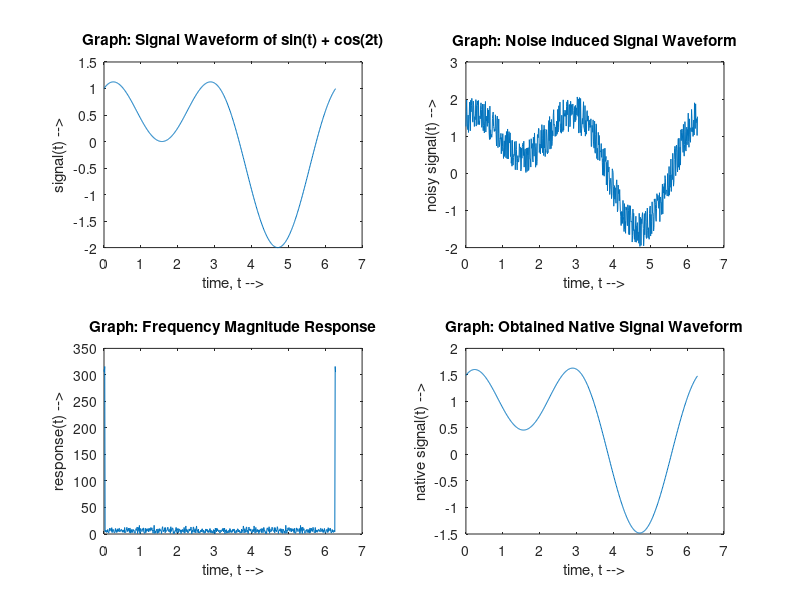

The MATLAB script that drew this image:
time = 0:0.01:2*pi;
signal = sin(time) + cos(2*time);

subplot(2, 2, 1);
plot(time, signal);
title("Graph: Signal Waveform of sin(t) + cos(2t)");
xlabel("time, t -->");
ylabel("signal(t) -->");

randnoise = rand(1, length(time));
noisySignal = signal + randnoise;

subplot(2, 2, 2);
plot(time, noisySignal);
title("Graph: Noise induced Signal Waveform");
xlabel("time, t -->");
ylabel("noisy signal(t) -->");

response = fft(noisySignal)

subplot(2, 2, 3);
plot(time, abs(response));
title("Graph: Frequency Magnitude Response");
xlabel("time, t -->");
ylabel("response(t) -->");

noise = find(abs(response) < 50);
response(noise) = zeros(size(noise));


%plot(time, response);
%title("Graph: Response after Nullification of Low Amplitude Frequencies");
%xlabel("time, t -->");
%ylabel("native signal(t) -->");


nativesignal = ifft(response)

subplot(2, 2, 4);
plot(time, nativesignal);
title("Graph: Obtained Native Signal Waveform");
xlabel("time, t -->");
ylabel("native signal(t) -->");
